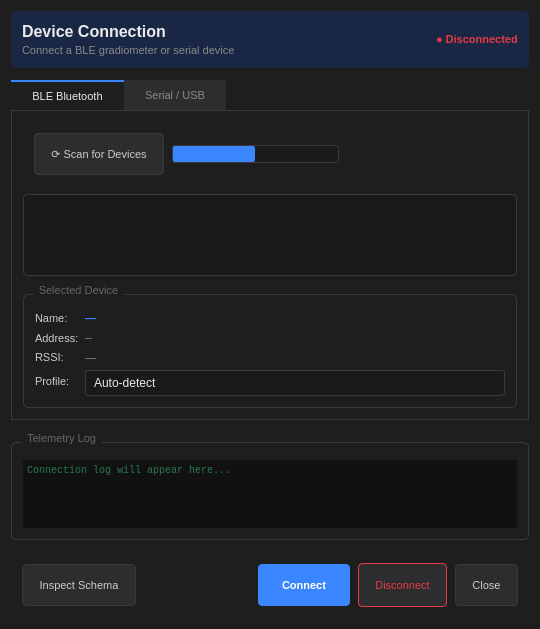
<?xml version="1.0" encoding="UTF-8"?>
<ui version="4.0">
 <class>DeviceDialog</class>
 <widget class="QDialog" name="DeviceDialog">
  <property name="geometry">
   <rect><x>0</x><y>0</y><width>540</width><height>480</height></rect>
  </property>
  <property name="windowTitle"><string>GMS — Device Connection</string></property>
  <property name="styleSheet">
   <string notr="true">
QDialog { background: #1E1E1E; color: #EAEAEA; }
QLabel { color: #CCCCCC; font-size: 11px; }
QGroupBox {
    color: #888888; font-size: 11px;
    border: 1px solid #3A3A3C; border-radius: 5px;
    margin-top: 10px; padding-top: 6px;
}
QGroupBox::title { subcontrol-origin: margin; left: 10px; padding: 0 4px; color: #666666; }
QPushButton {
    background: #2D2D30; color: #CCCCCC;
    border: 1px solid #3A3A3C; border-radius: 4px;
    padding: 6px 16px; font-size: 11px; min-height: 28px;
}
QPushButton:hover { background: #3A86FF; color: #FFF; border-color: #3A86FF; }
QPushButton:pressed { background: #2266CC; }
QPushButton:disabled { background: #252526; color: #444444; border-color: #2A2A2A; }
QComboBox {
    background: #1A1A1A; color: #EAEAEA;
    border: 1px solid #3A3A3C; border-radius: 3px; padding: 4px 8px;
}
QComboBox::drop-down { border: none; }
QComboBox QAbstractItemView { background: #2D2D30; color: #EAEAEA; border: 1px solid #3A3A3C; }
QListWidget {
    background: #1A1A1A; color: #EAEAEA;
    border: 1px solid #3A3A3C; border-radius: 4px; font-size: 11px;
}
QListWidget::item { padding: 6px 10px; border-bottom: 1px solid #2A2A2A; }
QListWidget::item:selected { background: #1A3A5A; }
QListWidget::item:hover { background: #2A2A2A; }
QTabWidget::pane { background: #1E1E1E; border: 1px solid #3A3A3C; }
QTabBar::tab { background: #2D2D30; color: #888888; border: none; padding: 7px 18px; font-size: 11px; }
QTabBar::tab:selected { background: #1E1E1E; color: #EAEAEA; border-top: 2px solid #3A86FF; }
QTabBar::tab:hover:!selected { background: #3A3A3C; }
QProgressBar {
    background: #1A1A1A; border: 1px solid #3A3A3C; border-radius: 3px;
    color: #EAEAEA; text-align: center; font-size: 10px; height: 16px;
}
QProgressBar::chunk { background: #3A86FF; border-radius: 2px; }
   </string>
  </property>

  <layout class="QVBoxLayout" name="mainLayout">
   <property name="contentsMargins"><rect><x>16</x><y>16</y><width>16</width><height>16</height></rect></property>
   <property name="spacing"><number>12</number></property>

   <!-- Header -->
   <item>
    <widget class="QWidget" name="dialogHeader">
     <property name="styleSheet"><string notr="true">QWidget{background:#1A2744;border-radius:6px;}</string></property>
     <layout class="QHBoxLayout">
      <property name="contentsMargins"><rect><x>16</x><y>12</y><width>16</width><height>12</height></rect></property>
      <item>
       <layout class="QVBoxLayout">
        <property name="spacing"><number>3</number></property>
        <item><widget class="QLabel" name="lblDialogTitle"><property name="text"><string>Device Connection</string></property><property name="styleSheet"><string notr="true">font-size:16px;font-weight:bold;color:#EAEAEA;</string></property></widget></item>
        <item><widget class="QLabel" name="lblDialogSubtitle"><property name="text"><string>Connect a BLE gradiometer or serial device</string></property><property name="styleSheet"><string notr="true">font-size:11px;color:#888888;</string></property></widget></item>
       </layout>
      </item>
      <item><spacer><property name="orientation"><enum>Qt::Horizontal</enum></property><property name="sizeHint" stdset="0"><size><width>40</width><height>20</height></size></property></spacer></item>
      <item>
       <widget class="QLabel" name="lblConnStatus">
        <property name="text"><string>● Disconnected</string></property>
        <property name="styleSheet"><string notr="true">font-size:11px;color:#E63946;font-weight:bold;</string></property>
       </widget>
      </item>
     </layout>
    </widget>
   </item>

   <!-- Tab widget: BLE / Serial -->
   <item>
    <widget class="QTabWidget" name="connTabs">

     <!-- BLE Tab -->
     <widget class="QWidget" name="tabBLE">
      <attribute name="title"><string>BLE Bluetooth</string></attribute>
      <layout class="QVBoxLayout">
       <property name="contentsMargins"><rect><x>12</x><y>12</y><width>12</width><height>12</height></rect></property>
       <property name="spacing"><number>8</number></property>

       <item>
        <widget class="QWidget" name="bleScanRow">
         <layout class="QHBoxLayout">
          <property name="contentsMargins"><rect><x>0</x><y>0</y><width>0</width><height>0</height></rect></property>
          <property name="spacing"><number>8</number></property>
          <item><widget class="QPushButton" name="btnBLEScan"><property name="text"><string>⟳ Scan for Devices</string></property></widget></item>
          <item>
           <widget class="QProgressBar" name="bleScanProgress">
            <property name="maximum"><number>0</number></property>
            <property name="value"><number>-1</number></property>
            <property name="visible"><bool>false</bool></property>
           </widget>
          </item>
          <item><spacer><property name="orientation"><enum>Qt::Horizontal</enum></property><property name="sizeHint" stdset="0"><size><width>40</width><height>20</height></size></property></spacer></item>
         </layout>
        </widget>
       </item>

       <item>
        <widget class="QListWidget" name="listBLEDevices">
         <property name="minimumHeight"><number>160</number></property>
        </widget>
       </item>

       <item>
        <widget class="QGroupBox" name="groupBLEDevice">
         <property name="title"><string>Selected Device</string></property>
         <layout class="QFormLayout">
          <property name="contentsMargins"><rect><x>12</x><y>14</y><width>12</width><height>10</height></rect></property>
          <item row="0" column="0"><widget class="QLabel" name="lblBLEName"><property name="text"><string>Name:</string></property></widget></item>
          <item row="0" column="1"><widget class="QLabel" name="valBLEName"><property name="text"><string>—</string></property><property name="styleSheet"><string notr="true">color:#3A86FF;font-weight:bold;</string></property></widget></item>
          <item row="1" column="0"><widget class="QLabel" name="lblBLEAddr"><property name="text"><string>Address:</string></property></widget></item>
          <item row="1" column="1"><widget class="QLabel" name="valBLEAddr"><property name="text"><string>—</string></property><property name="styleSheet"><string notr="true">color:#888888;font-family:monospace;</string></property></widget></item>
          <item row="2" column="0"><widget class="QLabel" name="lblBLERSSI"><property name="text"><string>RSSI:</string></property></widget></item>
          <item row="2" column="1"><widget class="QLabel" name="valBLERSSI"><property name="text"><string>—</string></property><property name="styleSheet"><string notr="true">color:#888888;</string></property></widget></item>
          <item row="3" column="0"><widget class="QLabel" name="lblBLEProfile"><property name="text"><string>Profile:</string></property></widget></item>
          <item row="3" column="1">
           <widget class="QComboBox" name="comboBLEProfile">
            <item><property name="text"><string>Auto-detect</string></property></item>
            <item><property name="text"><string>GMS BLE Native</string></property></item>
            <item><property name="text"><string>OKM Compatible</string></property></item>
            <item><property name="text"><string>Generic UART</string></property></item>
           </widget>
          </item>
         </layout>
        </widget>
       </item>

      </layout>
     </widget>

     <!-- Serial Tab -->
     <widget class="QWidget" name="tabSerial">
      <attribute name="title"><string>Serial / USB</string></attribute>
      <layout class="QVBoxLayout">
       <property name="contentsMargins"><rect><x>12</x><y>12</y><width>12</width><height>12</height></rect></property>
       <property name="spacing"><number>8</number></property>

       <item>
        <widget class="QWidget" name="serialScanRow">
         <layout class="QHBoxLayout">
          <property name="contentsMargins"><rect><x>0</x><y>0</y><width>0</width><height>0</height></rect></property>
          <property name="spacing"><number>8</number></property>
          <item><widget class="QPushButton" name="btnRefreshPorts"><property name="text"><string>⟳ Refresh Ports</string></property></widget></item>
          <item><spacer><property name="orientation"><enum>Qt::Horizontal</enum></property><property name="sizeHint" stdset="0"><size><width>40</width><height>20</height></size></property></spacer></item>
         </layout>
        </widget>
       </item>

       <item>
        <widget class="QListWidget" name="listSerialPorts">
         <property name="minimumHeight"><number>120</number></property>
        </widget>
       </item>

       <item>
        <widget class="QGroupBox" name="groupSerialParams">
         <property name="title"><string>Serial Parameters</string></property>
         <layout class="QGridLayout">
          <property name="contentsMargins"><rect><x>12</x><y>14</y><width>12</width><height>10</height></rect></property>
          <property name="horizontalSpacing"><number>8</number></property>
          <property name="verticalSpacing"><number>8</number></property>
          <item row="0" column="0"><widget class="QLabel" name="lblBaudRate"><property name="text"><string>Baud Rate:</string></property></widget></item>
          <item row="0" column="1">
           <widget class="QComboBox" name="comboBaudRate">
            <item><property name="text"><string>9600</string></property></item>
            <item><property name="text"><string>19200</string></property></item>
            <item><property name="text"><string>38400</string></property></item>
            <item><property name="text"><string>57600</string></property></item>
            <item><property name="text"><string>115200</string></property></item>
           </widget>
          </item>
          <item row="0" column="2"><widget class="QLabel" name="lblDataBits"><property name="text"><string>Data Bits:</string></property></widget></item>
          <item row="0" column="3">
           <widget class="QComboBox" name="comboDataBits">
            <item><property name="text"><string>8</string></property></item>
            <item><property name="text"><string>7</string></property></item>
           </widget>
          </item>
          <item row="1" column="0"><widget class="QLabel" name="lblParity"><property name="text"><string>Parity:</string></property></widget></item>
          <item row="1" column="1">
           <widget class="QComboBox" name="comboParity">
            <item><property name="text"><string>None</string></property></item>
            <item><property name="text"><string>Even</string></property></item>
            <item><property name="text"><string>Odd</string></property></item>
           </widget>
          </item>
          <item row="1" column="2"><widget class="QLabel" name="lblStopBits"><property name="text"><string>Stop Bits:</string></property></widget></item>
          <item row="1" column="3">
           <widget class="QComboBox" name="comboStopBits">
            <item><property name="text"><string>1</string></property></item>
            <item><property name="text"><string>2</string></property></item>
           </widget>
          </item>
          <item row="2" column="0"><widget class="QLabel" name="lblSerialProfile"><property name="text"><string>Profile:</string></property></widget></item>
          <item row="2" column="1" colspan="3">
           <widget class="QComboBox" name="comboSerialProfile">
            <item><property name="text"><string>Auto-detect</string></property></item>
            <item><property name="text"><string>UART Simple</string></property></item>
            <item><property name="text"><string>Generic CSV</string></property></item>
           </widget>
          </item>
         </layout>
        </widget>
       </item>

      </layout>
     </widget>

    </widget>
   </item>

   <!-- Telemetry log -->
   <item>
    <widget class="QGroupBox" name="groupTelLog">
     <property name="title"><string>Telemetry Log</string></property>
     <layout class="QVBoxLayout">
      <property name="contentsMargins"><rect><x>8</x><y>12</y><width>8</width><height>8</height></rect></property>
      <item>
       <widget class="QTextEdit" name="textTelLog">
        <property name="maximumHeight"><number>80</number></property>
        <property name="readOnly"><bool>true</bool></property>
        <property name="styleSheet"><string notr="true">QTextEdit{background:#111111;color:#44DD88;border:none;font-family:monospace;font-size:10px;}</string></property>
        <property name="placeholderText"><string>Connection log will appear here...</string></property>
       </widget>
      </item>
     </layout>
    </widget>
   </item>

   <!-- Button row -->
   <item>
    <widget class="QWidget" name="btnRow">
     <layout class="QHBoxLayout">
      <property name="contentsMargins"><rect><x>0</x><y>0</y><width>0</width><height>0</height></rect></property>
      <property name="spacing"><number>8</number></property>
      <item><widget class="QPushButton" name="btnTelemetryInspect"><property name="text"><string>Inspect Schema</string></property></widget></item>
      <item><spacer><property name="orientation"><enum>Qt::Horizontal</enum></property><property name="sizeHint" stdset="0"><size><width>40</width><height>20</height></size></property></spacer></item>
      <item>
       <widget class="QPushButton" name="btnConnect">
        <property name="text"><string>Connect</string></property>
        <property name="styleSheet"><string notr="true">QPushButton{background:#3A86FF;color:#FFF;font-weight:bold;border:none;border-radius:4px;padding:7px 24px;}QPushButton:hover{background:#5599FF;}QPushButton:pressed{background:#2266CC;}</string></property>
       </widget>
      </item>
      <item>
       <widget class="QPushButton" name="btnDisconnect">
        <property name="text"><string>Disconnect</string></property>
        <property name="enabled"><bool>false</bool></property>
        <property name="styleSheet"><string notr="true">QPushButton{background:#2D2D30;color:#E63946;border:1px solid #E63946;border-radius:4px;padding:7px 16px;}QPushButton:hover{background:#3A1010;}</string></property>
       </widget>
      </item>
      <item><widget class="QPushButton" name="btnCancel"><property name="text"><string>Close</string></property></widget></item>
     </layout>
    </widget>
   </item>

  </layout>
 </widget>
 <layoutdefault spacing="6" margin="11"/>
 <resources/>
 <connections/>
</ui>
